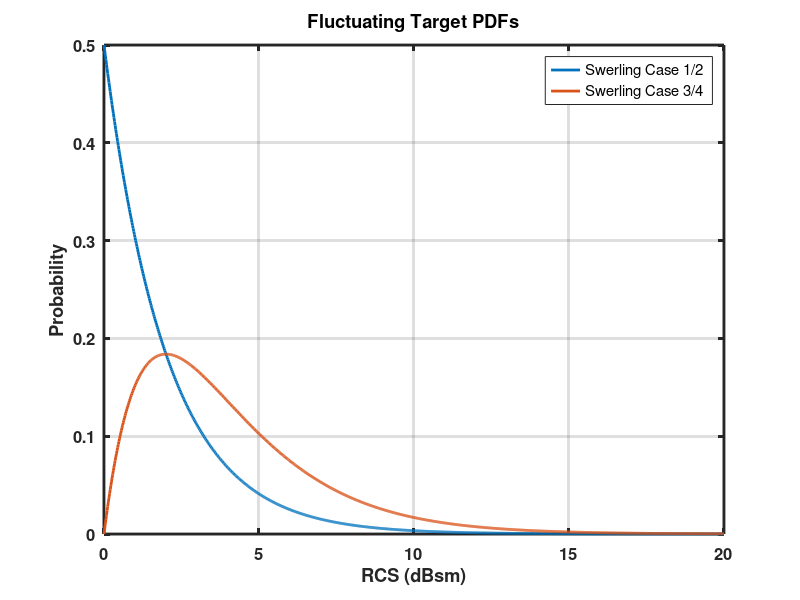

Recreate this plot in MATLAB.
%function plotSwerlingPDFs
function plotSwerlingPDFs

x = linspace(0,20,1000);
y1 = chi2pdf(x,2);
y3 = chi2pdf(x,4);

figure
plot(x,y1,'LineWidth',2);
hold on
plot(x,y3,'LineWidth',2);
grid on
xlabel('RCS (dBsm)')
ylabel('Probability')
title('Fluctuating Target PDFs')
legend('Swerling Case 1/2','Swerling Case 3/4')
set(gca,'LineWidth',2)
set(gca,'FontSize',12)
set(gca,'FontWeight','bold')
